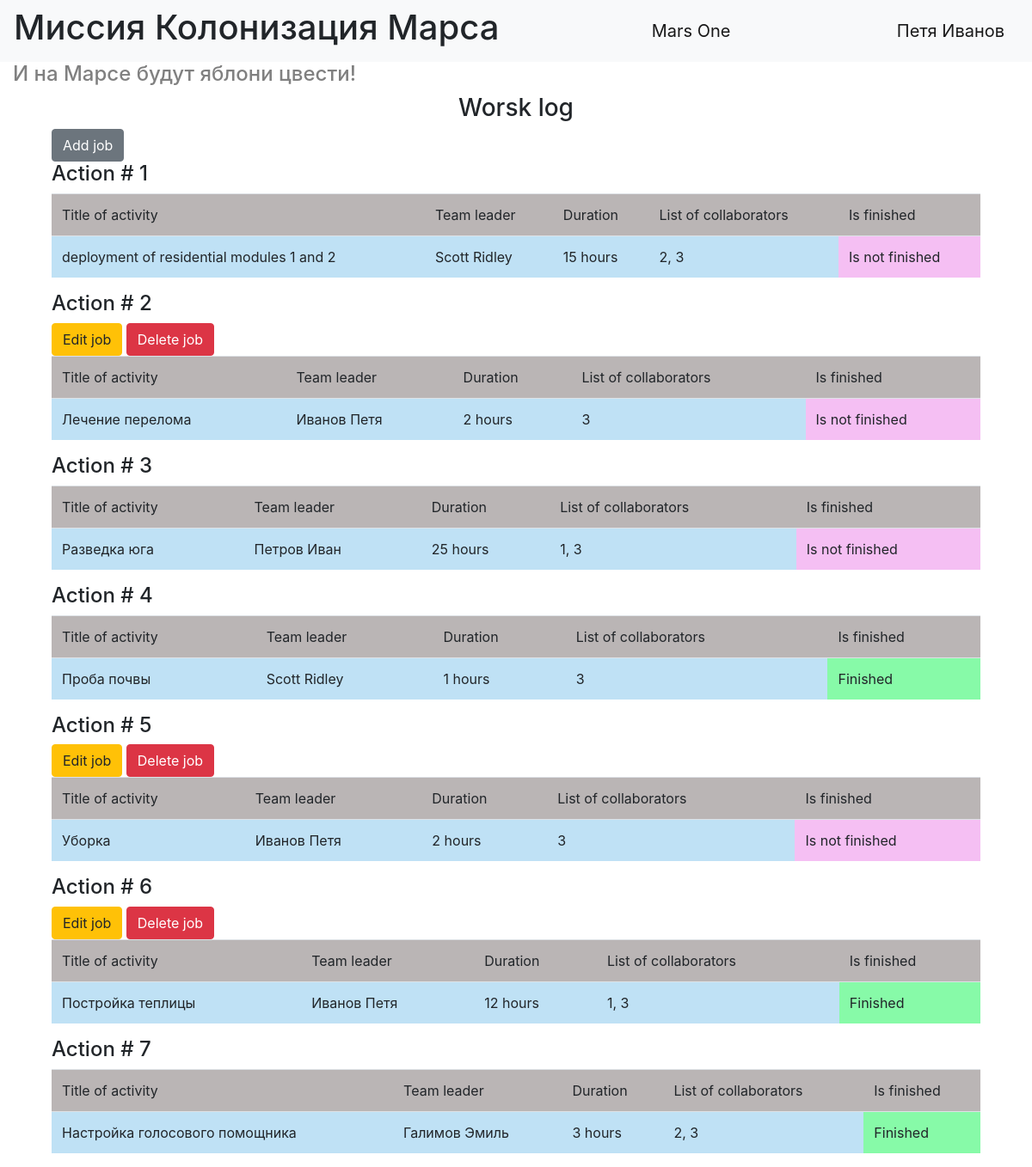
/ (signed in), run on the app's committed database.
### data/users.py (models this page shows, shortened)
class User(SqlAlchemyBase, UserMixin, SerializerMixin):
    __tablename__ = 'users'
    id = sqlalchemy.Column(sqlalchemy.Integer,
                           primary_key=True, autoincrement=True)
    surname = sqlalchemy.Column(sqlalchemy.String, nullable=True)
    name = sqlalchemy.Column(sqlalchemy.String, nullable=True)
    age = sqlalchemy.Column(sqlalchemy.Integer, nullable=True)
    position = sqlalchemy.Column(sqlalchemy.String, nullable=True)
    speciality = sqlalchemy.Column(sqlalchemy.String, nullable=True)
    address = sqlalchemy.Column(sqlalchemy.String, nullable=True)
    email = sqlalchemy.Column(sqlalchemy.String,
                              index=True, unique=True, nullable=True)
    hashed_password = sqlalchemy.Column(sqlalchemy.String, nullable=True)
    modified_date = sqlalchemy.Column(sqlalchemy.DateTime, default=datetime.datetime.now)
    jobs = orm.relation("Jobs", back_populates='user')

### data/jobs.py (models this page shows)
class Jobs(SqlAlchemyBase, SerializerMixin):
    __tablename__ = 'jobs'
    id = sqlalchemy.Column(sqlalchemy.Integer,
                           primary_key=True, autoincrement=True)
    team_leader = sqlalchemy.Column(sqlalchemy.Integer,
                                    sqlalchemy.ForeignKey("users.id"))
    job = sqlalchemy.Column(sqlalchemy.String, nullable=True)
    work_size = sqlalchemy.Column(sqlalchemy.Integer, nullable=True)
    collaborators = sqlalchemy.Column(sqlalchemy.String, nullable=True)
    start_date = sqlalchemy.Column(sqlalchemy.Date, nullable=True)
    end_date = sqlalchemy.Column(sqlalchemy.Date, nullable=True)
    is_finished = sqlalchemy.Column(sqlalchemy.Boolean, nullable=True)
    user = orm.relation('User')

### main.py (the view)
@app.route('/')
def job_list():
    db_sess = db_session.create_session()
    jobs = db_sess.query(Jobs)
    return render_template('index.html', jobs=jobs, title='Журнал работ')

### data/db_session.py (called while the page is built)
def create_session() -> Session:
    global __factory
    return __factory()

### main.py (called while the page is built)
@login_manager.user_loader
def load_user(user_id):
    db_sess = db_session.create_session()
    return db_sess.query(User).get(user_id)

### templates/index.html
{% extends "base.html" %}
{% block navbar_cont %}
    <h1>Миссия Колонизация Марса</h1>
{% endblock %}
{% block content %}
    {% set lab = "Action #" %}
    <h4 class="grey">И на Марсе будут яблони цвести!</h4>
    <h3 class="works-title">Worsk log</h3>
    <div class="all-jobs-table">
        {% if current_user.is_authenticated %}
        <a href="add_job" class="btn btn-secondary">Add job</a>
        {% endif %}
    {% for item in jobs %}
    <div class="jobs-table">
        <h4>{{lab}} {{loop.index}}</h4>
        {% if current_user.is_authenticated and current_user == item.user or current_user.id == 1 %}
            <div>
                <a href="/edit_job/{{ item.id }}" class="btn btn-warning">
                    Edit job
                </a>
                <a href="/job_delete/{{ item.id }}" class="btn btn-danger">
                    Delete job
                </a>
            </div>
        {% endif %}
        <table class="table">
          <thead>
            <tr>
              <td scope="col" class="table-head-grey">Title of activity</td>
              <td scope="col" class="table-head-grey">Team leader</td>
              <td scope="col" class="table-head-grey">Duration</td>
              <td scope="col" class="table-head-grey">List of collaborators</td>
              <td scope="col" class="table-head-grey">Is finished</td>
            </tr>
          </thead>
          <tbody>
            <tr>
              <td scope="row" class="table-body-blue">{{item.job}}</td>
              <td class="table-body-blue">{{item.user.surname}} {{item.user.name}}</td>
              <td class="table-body-blue">{{item.work_size}} hours</td>
              <td class="table-body-blue">{{item.collaborators}}</td>
              {% if item.is_finished == 0 %}
              <td class="table-body-pink">Is not finished</td>
              {% else %}
                <td class="table-body-green">Finished</td>
              {% endif %}
            </tr>
          </tbody>
        </table>
    </div>
    {% endfor %}
    </div>
{% endblock %}

### templates/base.html (shortened to what this page needs)
<!doctype html>
<html lang="en">
<head>
    <link rel="stylesheet"
          href="https://stackpath.bootstrapcdn.com/bootstrap/4.4.1/css/bootstrap.min.css"
>
    <link rel="stylesheet" type="text/css" href="{{url_for('static', filename='css/style.css')}}" />
</head>
<body>
<header>
    <nav class="navbar navbar-light bg-light">
        {% block navbar_cont %}{% endblock %}
        <a class="navbar-brand mars-one" href="#">Mars One</a>
        {% if current_user.is_authenticated %}
            <a class="navbar-brand" href="/logout">{{ current_user.name }} {{ current_user.surname}}</a>
        {% else %}
            <p>
                <a class="btn btn-primary " href="/register">Зарегистрироваться</a>
                <a class="btn btn-success" href="/login">Войти</a>
            </p>
        {% endif %}
    </nav>
</header>
<main role="main" class="container">
    {% block content %}{% endblock %}
</main>
</body>
</html>

### static/css/style.css (style rules this page uses)
.container { max-width: 1920px; }
h1, h4.grey { text-align: left; }
.mars-one { text-align: center; }
h4.grey { color: grey; }
.works-title { text-align: center; }
.jobs-table, .all-jobs-table { max-width: 1080px; margin: auto; }
.table-head-grey { background-color: #bab5b5; }
.table-body-blue { background-color: #bfe1f5; }
.table-body-pink { background-color: #f5bff3; }
.table-body-green { background-color: #87faa8; }

### data on the page
User: name "Петя", surname "Иванов"
Jobs: lab "Action #", job "deployment of residential modules 1 and 2", user.surname "Scott", user.name "Ridley", work_size "15", collaborators "2, 3", is_finished "Is not finished"
Jobs: lab "Action #", job "Лечение перелома", user.surname "Иванов", user.name "Петя", work_size "2", collaborators "3", is_finished "Is not finished"
Jobs: lab "Action #", job "Разведка юга", user.surname "Петров", user.name "Иван", work_size "25", collaborators "1, 3", is_finished "Is not finished"
Jobs: lab "Action #", job "Проба почвы", user.surname "Scott", user.name "Ridley", work_size "1", collaborators "3", is_finished "Finished"
Jobs: lab "Action #", job "Уборка", user.surname "Иванов", user.name "Петя", work_size "2", collaborators "3", is_finished "Is not finished"
Jobs: lab "Action #", job "Постройка теплицы", user.surname "Иванов", user.name "Петя", work_size "12", collaborators "1, 3", is_finished "Finished"
Jobs: lab "Action #", job "Настройка голосового помощника", user.surname "Галимов", user.name "Эмиль", work_size "3", collaborators "2, 3", is_finished "Finished"
